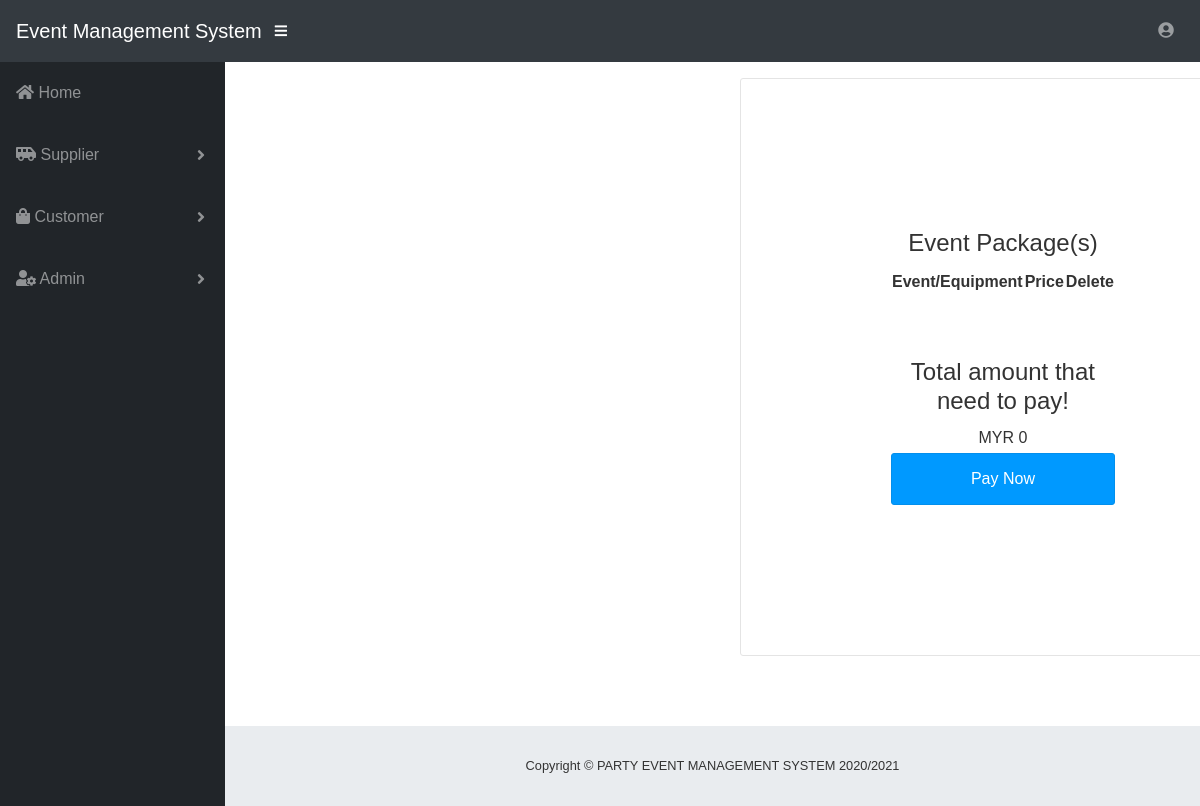
/ApplicationLayer/UserView/cPaymentCheckout.php (signed in), run on an earlier commit of the app's database.
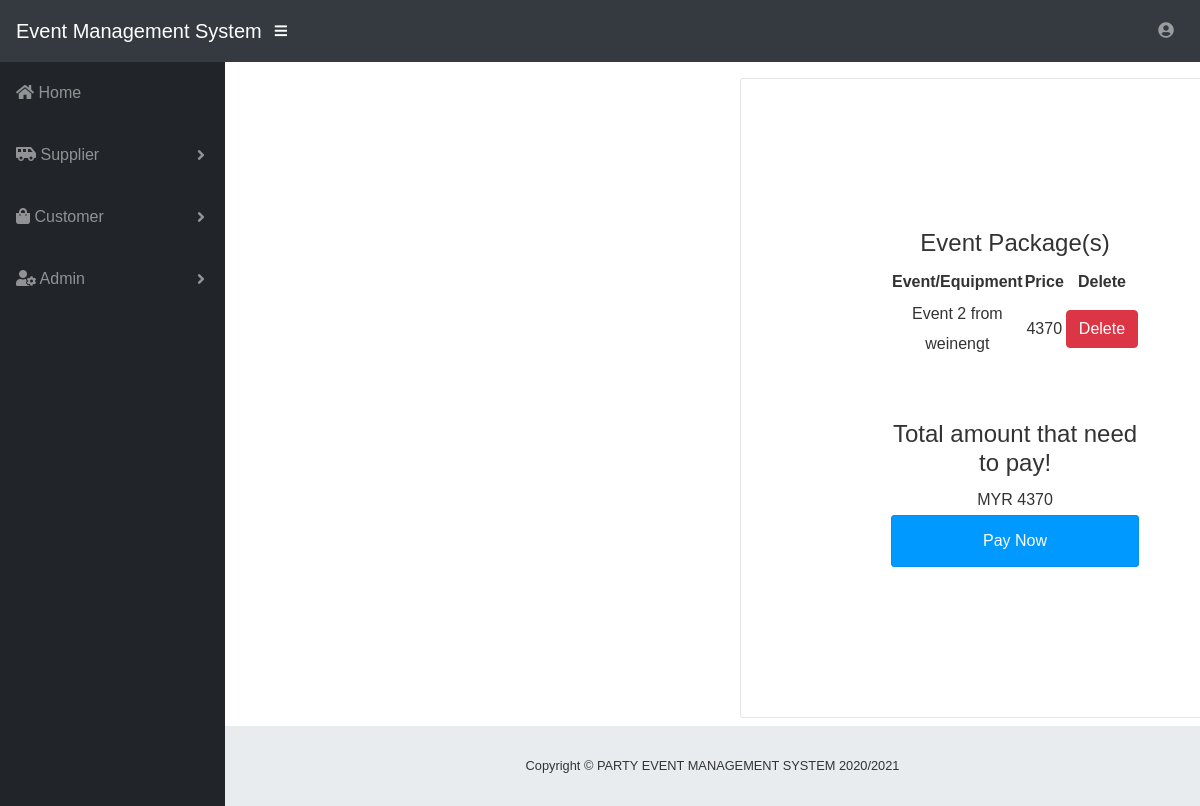
And on a later commit of the database.
### tables this page shows
CREATE TABLE `event_package` (
  `EP_packageID` int(200) NOT NULL,
  `EP_packageName` varchar(200) NOT NULL,
  `S_supplierID` varchar(200) NOT NULL,
  `EP_packagePrice` float DEFAULT NULL,
  `EP_category` varchar(200) NOT NULL
);

CREATE TABLE `booking` (
  `B_bookingID` varchar(200) NOT NULL,
  `EOd_orderID` varchar(200) DEFAULT NULL,
  `V_venueID` varchar(200) DEFAULT NULL,
  `EP_packageID` varchar(200) DEFAULT NULL,
  `eventPrice` float NOT NULL,
  `status` varchar(100) NOT NULL,
  `C_customerID` varchar(255) NOT NULL,
  `Order_Date` date DEFAULT NULL
);

### BusinessServiceLayer/UserM/BookingModel.php (called while the page is built, shortened)
<?php
function fetchCart($id){
	include '../../libs/connection.php';
$query = "SELECT * FROM booking WHERE C_customerID = '$id' AND status = 'unpaid'";
	$result = $conn->query($query);
		return $result;
}
function checknamepackage($id2){
	include '../../libs/connection.php';
$query2 = "SELECT * FROM event_package WHERE EP_packageID = '$id2'";
	$result2 = $conn->query($query2);
		return $result2;
}
?>

### BusinessServiceLayer/UserC/BookingController.php (the view, shortened to what this page needs)
<?php
function cartList(){
	include '../../BusinessServiceLayer/UserM/BookingModel.php';
	$result = fetchCart($_SESSION['id']);
	$hiddenTotal = 0;
	if ($result-> num_rows > 0){
		while ($row = $result -> fetch_assoc()){
			 if(!empty($row['EP_packageID'])){
		    $str = "<tr>";
		    $result2 = checknamepackage($row['EP_packageID']);
						if ($result2-> num_rows > 0){
							   while ($row2 = $result2 -> fetch_assoc()){
                          $str .= "<td>" . $row2['EP_packageName'] . "</td>";
                          $data3[] = $row2['EP_packageName'];
                      }
						}
		    $str .= "<td>" . $row['eventPrice'] . "</td>";
		$str.="<td>  <form action='../../BusinessServiceLayer/UserM/delete.php' method='get'>
   <button type='submit' name='B_bookingID' value=". $row['B_bookingID'] . " class='btn btn-danger'>Delete</button>
</form></td>";
$data4[] = $row['B_bookingID'];
		    $str .= "</tr>";
		    echo $str;
		}
		    $hiddenTotal += $row['eventPrice'];
		}
		return $hiddenTotal;
	}
}
?>

### ApplicationLayer/UserView/cPaymentCheckout.php (shortened to what this page needs)
<!DOCTYPE html>
<html lang="en">
  <head>
<?php
   include 'customerHeader.php';
?>
        <html>
<head>
</head>
<body>
  <php>
    <?php
include "../../BusinessServiceLayer/UserC/BookingController.php";
$title = "Total amount that need to pay!";
$events = "Event Package(s)";
$totalpayment = 0;
?>
<div id="payment-box">
<?php
        echo "<h4>$events</h4>";
        echo "<table width=100%>
        <tr>
        	<th>Event/Equipment</th>
        	<th>Price</th>
          <th>Delete </th>
        </tr>";
        $hiddenTotal = cartList();
        echo "</table>";
        echo "<br><br>";
        $totalpayment += $hiddenTotal;
        echo"<h4>$title</h4>";
        echo"<div>MYR $totalpayment</div>";
        ?>
        <form action="https://www.sandbox.paypal.com/cgi-bin/webscr"
            method="post" target="_top">
            <input type="hidden" name="cmd" value="_xclick"> <input
                type="submit" name="pay_now" id="pay_now"
                Value="Pay Now">
        </form>
    </div>
</body>
</html>
        </div>
<?php
         include 'customerFooter.php';
         ?>
</html>

What changed in the data, as far as the page shows it:
added booking: eventPrice "4370"
added event_package: EP_packageName "Event 2 from weinengt"
Also different on the page:
$totalpayment: "0" → "4370"
